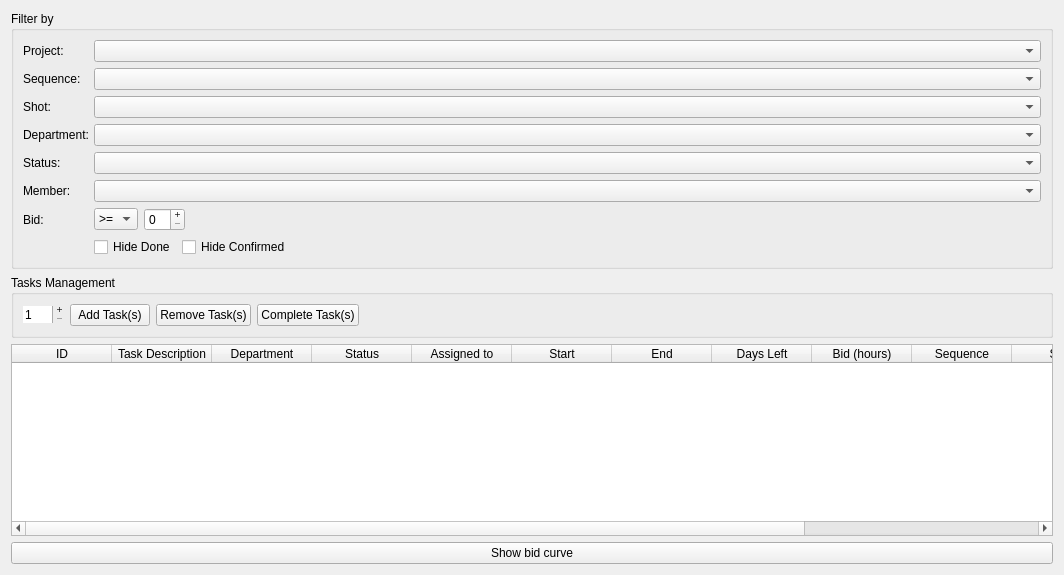
           <widget class="QWidget" name="tmTab">
            <attribute name="title">
             <string>Task Manager</string>
            </attribute>
            <layout class="QVBoxLayout" name="verticalLayout_11">
             <item>
              <widget class="QFrame" name="tmMainFrame">
               <property name="frameShape">
                <enum>QFrame::NoFrame</enum>
               </property>
               <property name="frameShadow">
                <enum>QFrame::Raised</enum>
               </property>
               <layout class="QVBoxLayout" name="verticalLayout_27">
                <property name="margin">
                 <number>0</number>
                </property>
                <item>
                 <widget class="QGroupBox" name="tmFilterByGroupBox">
                  <property name="title">
                   <string>Filter by</string>
                  </property>
                  <property name="flat">
                   <bool>true</bool>
                  </property>
                  <property name="checkable">
                   <bool>false</bool>
                  </property>
                  <layout class="QVBoxLayout" name="verticalLayout_26">
                   <item>
                    <widget class="QFrame" name="tmProjectFilterFrame">
                     <property name="frameShape">
                      <enum>QFrame::NoFrame</enum>
                     </property>
                     <property name="frameShadow">
                      <enum>QFrame::Raised</enum>
                     </property>
                     <layout class="QHBoxLayout" name="horizontalLayout_35">
                      <property name="margin">
                       <number>0</number>
                      </property>
                      <item>
                       <widget class="QLabel" name="tmProjectLbl">
                        <property name="maximumSize">
                         <size>
                          <width>65</width>
                          <height>16777215</height>
                         </size>
                        </property>
                        <property name="text">
                         <string>Project:</string>
                        </property>
                       </widget>
                      </item>
                      <item>
                       <widget class="QComboBox" name="tmFilterByProjectComboBox"/>
                      </item>
                     </layout>
                    </widget>
                   </item>
                   <item>
                    <widget class="QFrame" name="tmSequenceFilterFrame">
                     <property name="frameShape">
                      <enum>QFrame::NoFrame</enum>
                     </property>
                     <property name="frameShadow">
                      <enum>QFrame::Raised</enum>
                     </property>
                     <layout class="QHBoxLayout" name="horizontalLayout_36">
                      <property name="margin">
                       <number>0</number>
                      </property>
                      <item>
                       <widget class="QLabel" name="tmSequenceLbl">
                        <property name="maximumSize">
                         <size>
                          <width>65</width>
                          <height>16777215</height>
                         </size>
                        </property>
                        <property name="text">
                         <string>Sequence:</string>
                        </property>
                       </widget>
                      </item>
                      <item>
                       <widget class="QComboBox" name="tmFilterBySequenceComboBox"/>
                      </item>
                     </layout>
                    </widget>
                   </item>
                   <item>
                    <widget class="QFrame" name="tmShotFilterFrame">
                     <property name="maximumSize">
                      <size>
                       <width>16777215</width>
                       <height>16777215</height>
                      </size>
                     </property>
                     <property name="frameShape">
                      <enum>QFrame::NoFrame</enum>
                     </property>
                     <property name="frameShadow">
                      <enum>QFrame::Raised</enum>
                     </property>
                     <layout class="QHBoxLayout" name="horizontalLayout_37">
                      <property name="margin">
                       <number>0</number>
                      </property>
                      <item>
                       <widget class="QLabel" name="tmShotLbl">
                        <property name="maximumSize">
                         <size>
                          <width>65</width>
                          <height>16777215</height>
                         </size>
                        </property>
                        <property name="text">
                         <string>Shot:</string>
                        </property>
                       </widget>
                      </item>
                      <item>
                       <widget class="QComboBox" name="tmFilterByShotComboBox"/>
                      </item>
                     </layout>
                    </widget>
                   </item>
                   <item>
                    <widget class="QFrame" name="tmDepartmentFilterFrame">
                     <property name="frameShape">
                      <enum>QFrame::NoFrame</enum>
                     </property>
                     <property name="frameShadow">
                      <enum>QFrame::Raised</enum>
                     </property>
                     <layout class="QHBoxLayout" name="horizontalLayout_29">
                      <property name="margin">
                       <number>0</number>
                      </property>
                      <item>
                       <widget class="QLabel" name="tmDepartmentFilter">
                        <property name="maximumSize">
                         <size>
                          <width>65</width>
                          <height>16777215</height>
                         </size>
                        </property>
                        <property name="text">
                         <string>Department:</string>
                        </property>
                       </widget>
                      </item>
                      <item>
                       <widget class="QComboBox" name="tmFilterByDeptComboBox">
                        <property name="frame">
                         <bool>true</bool>
                        </property>
                       </widget>
                      </item>
                     </layout>
                    </widget>
                   </item>
                   <item>
                    <widget class="QFrame" name="tmStatusFilterGroupBox">
                     <property name="frameShape">
                      <enum>QFrame::NoFrame</enum>
                     </property>
                     <property name="frameShadow">
                      <enum>QFrame::Raised</enum>
                     </property>
                     <layout class="QHBoxLayout" name="horizontalLayout_30">
                      <property name="margin">
                       <number>0</number>
                      </property>
                      <item>
                       <widget class="QLabel" name="tmStatusLbl">
                        <property name="maximumSize">
                         <size>
                          <width>65</width>
                          <height>16777215</height>
                         </size>
                        </property>
                        <property name="text">
                         <string>Status:</string>
                        </property>
                       </widget>
                      </item>
                      <item>
                       <widget class="QComboBox" name="tmFilterByStatusComboBox">
                        <property name="frame">
                         <bool>true</bool>
                        </property>
                       </widget>
                      </item>
                     </layout>
                    </widget>
                   </item>
                   <item>
                    <widget class="QFrame" name="tmFilterByMemberFrame">
                     <property name="frameShape">
                      <enum>QFrame::NoFrame</enum>
                     </property>
                     <property name="frameShadow">
                      <enum>QFrame::Raised</enum>
                     </property>
                     <layout class="QHBoxLayout" name="horizontalLayout_31">
                      <property name="margin">
                       <number>0</number>
                      </property>
                      <item>
                       <widget class="QLabel" name="tmMemberLbl">
                        <property name="maximumSize">
                         <size>
                          <width>65</width>
                          <height>16777215</height>
                         </size>
                        </property>
                        <property name="text">
                         <string>Member:</string>
                        </property>
                       </widget>
                      </item>
                      <item>
                       <widget class="QComboBox" name="tmFilterByMemberComboBox">
                        <property name="frame">
                         <bool>true</bool>
                        </property>
                       </widget>
                      </item>
                     </layout>
                    </widget>
                   </item>
                   <item>
                    <widget class="QFrame" name="tmBidFilterFrame">
                     <property name="frameShape">
                      <enum>QFrame::NoFrame</enum>
                     </property>
                     <property name="frameShadow">
                      <enum>QFrame::Raised</enum>
                     </property>
                     <layout class="QHBoxLayout" name="horizontalLayout_33">
                      <property name="margin">
                       <number>0</number>
                      </property>
                      <item>
                       <widget class="QLabel" name="tmBidLbl">
                        <property name="minimumSize">
                         <size>
                          <width>65</width>
                          <height>0</height>
                         </size>
                        </property>
                        <property name="maximumSize">
                         <size>
                          <width>60</width>
                          <height>16777215</height>
                         </size>
                        </property>
                        <property name="text">
                         <string>Bid:</string>
                        </property>
                       </widget>
                      </item>
                      <item>
                       <widget class="QComboBox" name="tmBidOperationComboBox">
                        <property name="minimumSize">
                         <size>
                          <width>41</width>
                          <height>0</height>
                         </size>
                        </property>
                        <property name="maximumSize">
                         <size>
                          <width>65</width>
                          <height>16777215</height>
                         </size>
                        </property>
                        <property name="frame">
                         <bool>true</bool>
                        </property>
                        <item>
                         <property name="text">
                          <string>&gt;=</string>
                         </property>
                        </item>
                        <item>
                         <property name="text">
                          <string>&lt;=</string>
                         </property>
                        </item>
                       </widget>
                      </item>
                      <item>
                       <widget class="QSpinBox" name="tmFilterByBidComboBox">
                        <property name="buttonSymbols">
                         <enum>QAbstractSpinBox::PlusMinus</enum>
                        </property>
                       </widget>
                      </item>
                      <item>
                       <spacer name="tmHorizontalSpacer_01">
                        <property name="orientation">
                         <enum>Qt::Horizontal</enum>
                        </property>
                        <property name="sizeHint" stdset="0">
                         <size>
                          <width>40</width>
                          <height>20</height>
                         </size>
                        </property>
                       </spacer>
                      </item>
                     </layout>
                    </widget>
                   </item>
                   <item>
                    <widget class="QFrame" name="tmDoneFilterFrame">
                     <property name="frameShape">
                      <enum>QFrame::NoFrame</enum>
                     </property>
                     <property name="frameShadow">
                      <enum>QFrame::Raised</enum>
                     </property>
                     <layout class="QHBoxLayout" name="horizontalLayout_39">
                      <property name="margin">
                       <number>0</number>
                      </property>
                      <item>
                       <spacer name="tmhorizontalSpacer_5">
                        <property name="orientation">
                         <enum>Qt::Horizontal</enum>
                        </property>
                        <property name="sizeType">
                         <enum>QSizePolicy::Minimum</enum>
                        </property>
                        <property name="sizeHint" stdset="0">
                         <size>
                          <width>71</width>
                          <height>20</height>
                         </size>
                        </property>
                       </spacer>
                      </item>
                      <item>
                       <widget class="QCheckBox" name="tmHideDoneCheckBox">
                        <property name="maximumSize">
                         <size>
                          <width>16777215</width>
                          <height>16777215</height>
                         </size>
                        </property>
                        <property name="text">
                         <string>Hide Done</string>
                        </property>
                       </widget>
                      </item>
                      <item>
                       <widget class="QCheckBox" name="tmHideConfirmedCheckBox">
                        <property name="maximumSize">
                         <size>
                          <width>16777215</width>
                          <height>16777215</height>
                         </size>
                        </property>
                        <property name="text">
                         <string>Hide Confirmed</string>
                        </property>
                       </widget>
                      </item>
                      <item>
                       <spacer name="tmhorizontalSpacer_6">
                        <property name="orientation">
                         <enum>Qt::Horizontal</enum>
                        </property>
                        <property name="sizeType">
                         <enum>QSizePolicy::Fixed</enum>
                        </property>
                        <property name="sizeHint" stdset="0">
                         <size>
                          <width>750</width>
                          <height>20</height>
                         </size>
                        </property>
                       </spacer>
                      </item>
                     </layout>
                    </widget>
                   </item>
                  </layout>
                 </widget>
                </item>
                <item>
                 <widget class="QGroupBox" name="tmTaskManagementFrame">
                  <property name="title">
                   <string>Tasks Management</string>
                  </property>
                  <property name="flat">
                   <bool>true</bool>
                  </property>
                  <layout class="QHBoxLayout" name="horizontalLayout_32">
                   <item>
                    <widget class="QSpinBox" name="tmNbrOfRowsToAddSpinBox">
                     <property name="wrapping">
                      <bool>false</bool>
                     </property>
                     <property name="frame">
                      <bool>false</bool>
                     </property>
                     <property name="alignment">
                      <set>Qt::AlignLeading|Qt::AlignLeft|Qt::AlignVCenter</set>
                     </property>
                     <property name="buttonSymbols">
                      <enum>QAbstractSpinBox::PlusMinus</enum>
                     </property>
                     <property name="minimum">
                      <number>1</number>
                     </property>
                     <property name="maximum">
                      <number>100</number>
                     </property>
                     <property name="value">
                      <number>1</number>
                     </property>
                    </widget>
                   </item>
                   <item>
                    <widget class="QPushButton" name="tmAddTaskBtn">
                     <property name="text">
                      <string>Add Task(s)</string>
                     </property>
                    </widget>
                   </item>
                   <item>
                    <widget class="QPushButton" name="tmRemoveTaskBtn">
                     <property name="styleSheet">
                      <string notr="true"/>
                     </property>
                     <property name="text">
                      <string>Remove Task(s)</string>
                     </property>
                    </widget>
                   </item>
                   <item>
                    <widget class="QPushButton" name="tmCompleteTaskBtn">
                     <property name="text">
                      <string>Complete Task(s)</string>
                     </property>
                    </widget>
                   </item>
                   <item>
                    <spacer name="horizontalSpacer">
                     <property name="orientation">
                      <enum>Qt::Horizontal</enum>
                     </property>
                     <property name="sizeHint" stdset="0">
                      <size>
                       <width>40</width>
                       <height>20</height>
                      </size>
                     </property>
                    </spacer>
                   </item>
                  </layout>
                 </widget>
                </item>
                <item>
                 <widget class="QTableWidget" name="tmTableWidget">
                  <property name="showGrid">
                   <bool>false</bool>
                  </property>
                  <property name="gridStyle">
                   <enum>Qt::SolidLine</enum>
                  </property>
                  <property name="sortingEnabled">
                   <bool>false</bool>
                  </property>
                  <attribute name="horizontalHeaderDefaultSectionSize">
                   <number>100</number>
                  </attribute>
                  <attribute name="horizontalHeaderMinimumSectionSize">
                   <number>10</number>
                  </attribute>
                  <attribute name="horizontalHeaderStretchLastSection">
                   <bool>false</bool>
                  </attribute>
                  <attribute name="verticalHeaderVisible">
                   <bool>false</bool>
                  </attribute>
                  <attribute name="verticalHeaderStretchLastSection">
                   <bool>false</bool>
                  </attribute>
                  <column>
                   <property name="text">
                    <string>ID</string>
                   </property>
                  </column>
                  <column>
                   <property name="text">
                    <string>Task Description</string>
                   </property>
                  </column>
                  <column>
                   <property name="text">
                    <string>Department</string>
                   </property>
                  </column>
                  <column>
                   <property name="text">
                    <string>Status</string>
                   </property>
                  </column>
                  <column>
                   <property name="text">
                    <string>Assigned to</string>
                   </property>
                  </column>
                  <column>
                   <property name="text">
                    <string>Start</string>
                   </property>
                  </column>
                  <column>
                   <property name="text">
                    <string>End</string>
                   </property>
                  </column>
                  <column>
                   <property name="text">
                    <string>Days Left</string>
                   </property>
                  </column>
                  <column>
                   <property name="text">
                    <string>Bid (hours)</string>
                   </property>
                  </column>
                  <column>
                   <property name="text">
                    <string>Sequence</string>
                   </property>
                  </column>
                  <column>
                   <property name="text">
                    <string>Shot</string>
                   </property>
                  </column>
                  <column>
                   <property name="text">
                    <string>Asset</string>
                   </property>
                  </column>
                  <column>
                   <property name="text">
                    <string>Confirm</string>
                   </property>
                  </column>
                 </widget>
                </item>
               </layout>
              </widget>
             </item>
             <item>
              <widget class="QPushButton" name="tmShowBidCurveBtn">
               <property name="text">
                <string>Show bid curve</string>
               </property>
              </widget>
             </item>
            </layout>
           </widget>
